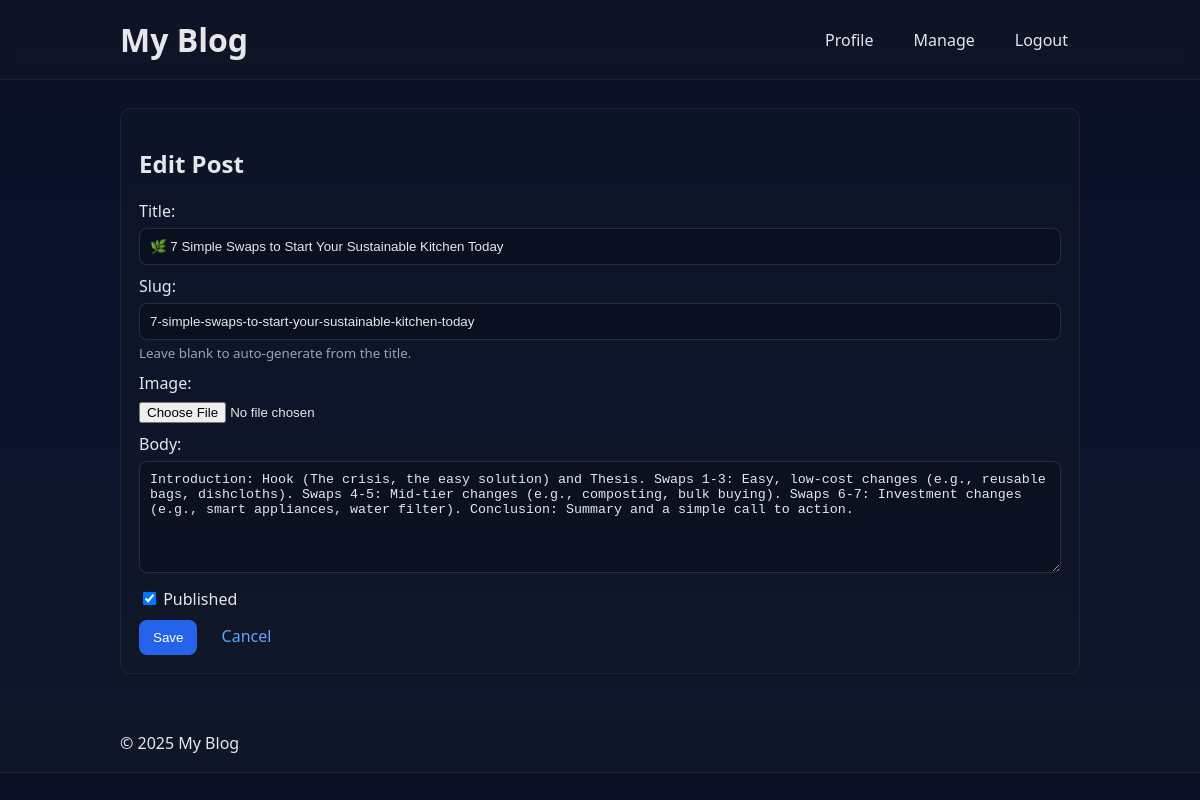
Screenshot of /manage/posts/2/edit/ (signed in) with the database file from the repository.
### blog/models.py (models this page shows, shortened)
class Post(models.Model):
    title = models.CharField(max_length=200)
    slug = models.SlugField(max_length=220, unique=True, blank=True)
    image = models.ImageField(upload_to='blog_images/', blank=True, null=True)
    body = models.TextField()
    published = models.BooleanField(default=True)
    created_at = models.DateTimeField(auto_now_add=True)
    updated_at = models.DateTimeField(auto_now=True)
    class Meta:
        ordering = ['-created_at']

### blog/views.py (the view)
    @login_required(login_url='manage_login')
    def _wrapped(request, *args, **kwargs):
        if not request.user.is_staff:
            raise PermissionDenied
        return view_func(request, *args, **kwargs)

### blog/views.py
class PostForm(forms.ModelForm):
    class Meta:
        model = Post
        fields = ['title', 'slug', 'image', 'body', 'published']
        help_texts = {
            'slug': 'Leave blank to auto-generate from the title.',
        }
        widgets = {
            'body': forms.Textarea(attrs={'rows': 6}),
        }

### blog/views.py (called while the page is built)
def staff_required(view_func):
    @login_required(login_url='manage_login')
    def _wrapped(request, *args, **kwargs):
        if not request.user.is_staff:
            raise PermissionDenied
        return view_func(request, *args, **kwargs)
    return _wrapped

@staff_required
def manage_post_edit(request, pk: int):
    post = get_object_or_404(Post, pk=pk)
    form = PostForm(request.POST or None, request.FILES or None, instance=post)
    if request.method == 'POST' and form.is_valid():
        form.save()
        return redirect('manage_dashboard')
    return render(request, 'manage/post_form.html', {'form': form, 'mode': 'edit', 'post': post})

### templates/manage/post_form.html (shortened to what this page needs)
{% extends 'base.html' %}
{% block content %}
<div class="card">
  <h2>{% if mode == 'edit' %}Edit Post{% else %}New Post{% endif %}</h2>
  <form method="post" enctype="multipart/form-data">
    <div class="form-row">
      {{ form.title.label_tag }}
      {{ form.title }}
    </div>
    <div class="form-row">
      {{ form.slug.label_tag }}
      {{ form.slug }}
      {% if form.slug.help_text %}
        <small class="help-text">{{ form.slug.help_text }}</small>
      {% endif %}
    </div>
    <div class="form-row">
      {{ form.image.label_tag }}
      {{ form.image }}
    </div>
    <div class="form-row">
      {{ form.body.label_tag }}
      {{ form.body }}
    </div>
    <div class="form-row">
      <label>{{ form.published }} Published</label>
    </div>
    <button type="submit">{% if mode == 'edit' %}Save{% else %}Create{% endif %}</button>
    <a href="{% url 'manage_dashboard' %}" class="nav-link" style="margin-left:8px">Cancel</a>
  </form>
</div>
{% endblock %}

### static/css/styles.css (style rules this page uses)
:root { --bg: #0f172a; --card: #111827; --text: #e5e7eb; --muted: #9ca3af; --accent: #60a5fa; }
* { box-sizing: border-box; }
body { margin: 0; font-family: system-ui, -apple-system, Segoe UI, Roboto, Helvetica, Arial, sans-serif; background: linear-gradient(180deg, #0b1024, #0b122b 40%, #0f172a); color: var(--text); }
.nav-link { color: var(--accent); text-decoration: none; padding: 6px 12px; border-radius: 6px; transition: background 0.2s; }
.card { background: rgba(17,24,39,0.5); border: 1px solid rgba(255,255,255,0.06); border-radius: 10px; padding: 18px; }
.form-row { margin: 10px 0; }
.form-row label { display: block; margin-bottom: 6px; color: var(--text); }
.form-row small { display:block; margin-top:4px; color: var(--muted); }
input[type="text"], input[type="password"], textarea { width: 100%; padding:10px; border-radius:8px; border:1px solid rgba(255,255,255,0.12); background: rgba(0,0,0,0.2); color: var(--text); }
button { padding:10px 14px; border-radius:8px; background: #2563eb; color:white; border:none; cursor:pointer; }

### rows the page displays
Post: title "🌿 7 Simple Swaps to Start Your Sustainable Kitchen Today", slug "7-simple-swaps-to-start-your-sustainable-kitchen-today", body "Introduction: Hook (The crisis, the easy solution) and Thesis. Swaps 1-3: Easy, low-cost changes (e.g., reusable bags, dishcloths). Swaps 4-5: Mid-tier changes (e.g., composting, bulk buying). Swaps 6-7: Investment changes (e.g., smart appliances, water filter). Conclusion: Summary and a simple call to action.", published "☑"
